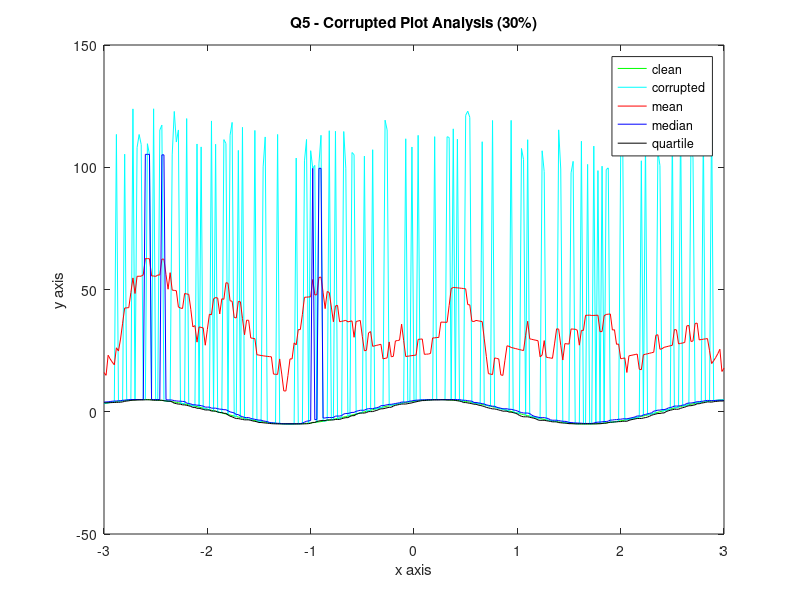
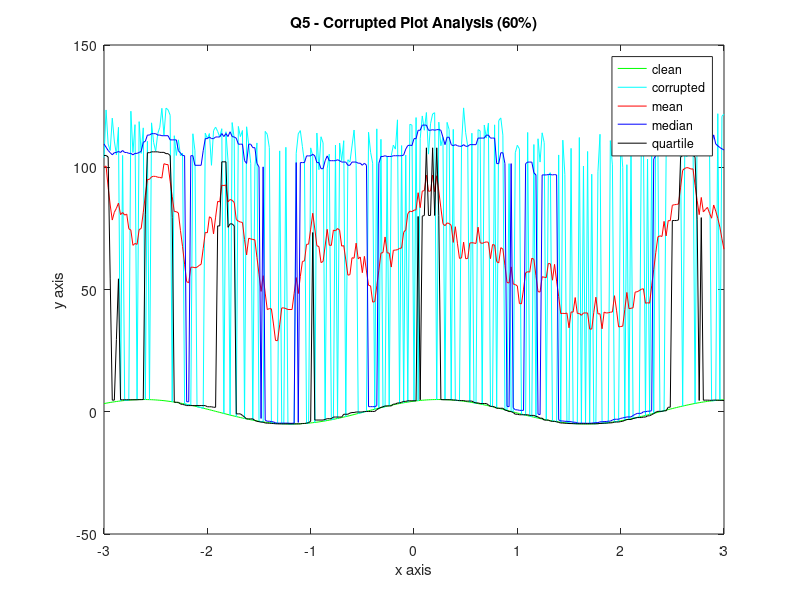

Recreate these plots in MATLAB, in order.
clear;clc;
x = [-3:0.02:3];
y = 5*sin(2.2*x + pi/3);
z=y;
to_corrupt = randperm(length(y), round(0.3*length(y)));

for elem = to_corrupt
    z(1,elem) = y(1,elem) + 100 + 20*(rand);
end

% Now Filtering wrt median
y_median=y;
n=length(y);
for elem = 1:n
    if(elem <= 8 && n-elem <= 8)
        y_median(1,elem) = median(z);
    elseif(elem <= 8)
        y_median(1,elem) = median(z(:,1:elem + 8));
    elseif(n-elem <= 8)
        y_median(1,elem) = median(z(:,(elem - 8):end));
    else
        y_median(1,elem) = median(z(:,(elem - 8):(elem + 8)));
    end
end

% Now Filtering wrt mean
y_mean=y;
n=length(y);
for elem = 1:n
    if(elem <= 8 && n-elem <= 8)
        y_mean(1,elem) = mean(z);
    elseif(elem <= 8)
        y_mean(1,elem) = mean(z(:,1:elem + 8));
    elseif(n-elem <= 8)
        y_mean(1,elem) = mean(z(:,(elem - 8):end));
    else
        y_mean(1,elem) = mean(z(:,(elem - 8):(elem + 8)));
    end
end

% Now Filtering wrt mean
y_quart=y;
n=length(y);
for elem = 1:n
    if(elem <= 8 && n-elem <= 8)
        y_quart(1,elem) = quantile(z,0.25);
    elseif(elem <= 8)
        y_quart(1,elem) = quantile(z(:,1:elem + 8), 0.25);
    elseif(n-elem <= 8)
        y_quart(1,elem) = quantile(z(:,(elem - 8):end), 0.25);
    else
        y_quart(1,elem) = quantile(z(:,(elem - 8):(elem + 8)), 0.25);
    end
end

figure(1);
plot(x,y,'g');
hold on;
plot(x,z,'c');
hold on;
plot(x,y_mean,'r');
hold on;
plot(x,y_median,'b');
hold on;
plot(x,y_quart,'k');
legend('clean','corrupted','mean','median','quartile')
title('Q5 - Corrupted Plot Analysis (30%)');
xlabel('x axis');
ylabel('y axis');

hold off;

fprintf('for 30%%\n');
fprintf('mean = %f\n', (sum((y_mean-y).^2))/(sum((y.^2))));
fprintf('median = %f\n', (sum((y_median-y).^2))/(sum((y.^2))));
fprintf('quartile = %f\n', (sum((y_quart-y).^2))/(sum((y.^2))));


% % % % % % % % % % % % % % % % % % % % % % % % % % % % % % % % % % % % % % % % 
%  for 60
clear;
x = [-3:0.02:3];
y = 5*sin(2.2*x + pi/3);
z=y;
to_corrupt = randperm(length(y), round(0.6*length(y)));

for elem = to_corrupt
    z(1,elem) = y(1,elem) + 100 + 20*(rand);
end

% Now Filtering wrt median
y_median=y;
n=length(y);
for elem = 1:n
    if(elem <= 8 && n-elem <= 8)
        y_median(1,elem) = median(z);
    elseif(elem <= 8)
        y_median(1,elem) = median(z(:,1:elem + 8));
    elseif(n-elem <= 8)
        y_median(1,elem) = median(z(:,(elem - 8):end));
    else
        y_median(1,elem) = median(z(:,(elem - 8):(elem + 8)));
    end
end

% Now Filtering wrt mean
y_mean=y;
n=length(y);
for elem = 1:n
    if(elem <= 8 && n-elem <= 8)
        y_mean(1,elem) = mean(z);
    elseif(elem <= 8)
        y_mean(1,elem) = mean(z(:,1:elem + 8));
    elseif(n-elem <= 8)
        y_mean(1,elem) = mean(z(:,(elem - 8):end));
    else
        y_mean(1,elem) = mean(z(:,(elem - 8):(elem + 8)));
    end
end

% Now Filtering wrt mean
y_quart=y;
n=length(y);
for elem = 1:n
    if(elem <= 8 && n-elem <= 8)
        y_quart(1,elem) = quantile(z,0.25);
    elseif(elem <= 8)
        y_quart(1,elem) = quantile(z(:,1:elem + 8), 0.25);
    elseif(n-elem <= 8)
        y_quart(1,elem) = quantile(z(:,(elem - 8):end), 0.25);
    else
        y_quart(1,elem) = quantile(z(:,(elem - 8):(elem + 8)), 0.25);
    end
end

figure(2);
plot(x,y,'g');
hold on;
plot(x,z,'c');
hold on;
plot(x,y_mean,'r');
hold on;
plot(x,y_median,'b');
hold on;
plot(x,y_quart,'k');
legend('clean','corrupted','mean','median','quartile')
title('Q5 - Corrupted Plot Analysis (60%)');
xlabel('x axis');
ylabel('y axis');

hold off;
fprintf('\nfor 60%%\n');
fprintf('mean = %f\n', (sum((y_mean-y).^2))/(sum((y.^2))));
fprintf('median = %f\n', (sum((y_median-y).^2))/(sum((y.^2))));
fprintf('quartile = %f\n', (sum((y_quart-y).^2))/(sum((y.^2))));